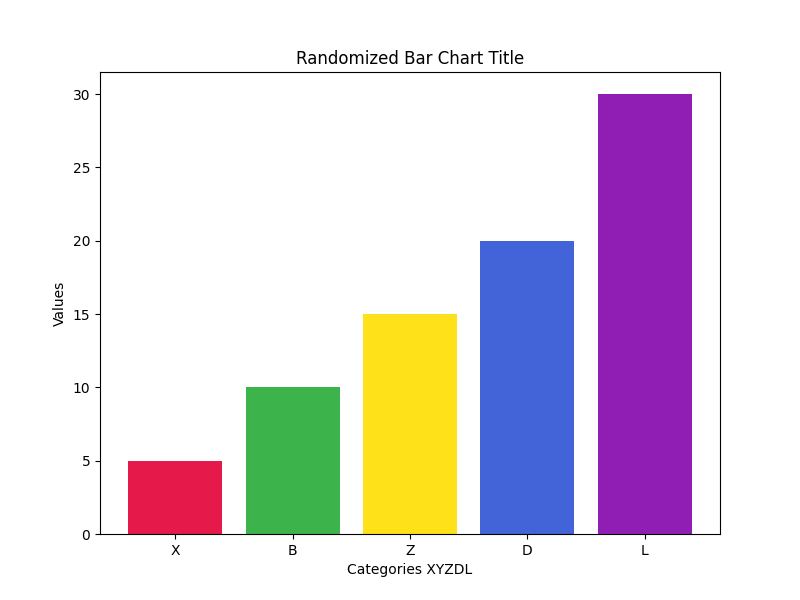

Write Python code to recreate this figure.
import matplotlib.pyplot as plt

data = [5, 10, 15, 20, 30]
colors = ['#e6194b', '#3cb44b', '#ffe119', '#4363d8', '#911eb4']
labels = ['X', 'B', 'Z', 'D', 'L']  # Altered the labels

plt.figure(figsize=(8, 6))
plt.bar(labels, data, color=colors)
plt.title('Randomized Bar Chart Title')  # Changed the title
plt.xlabel('Categories XYZDL')  # Altered the x-axis label
plt.ylabel('Values')  # Altered the y-axis label
plt.show()
